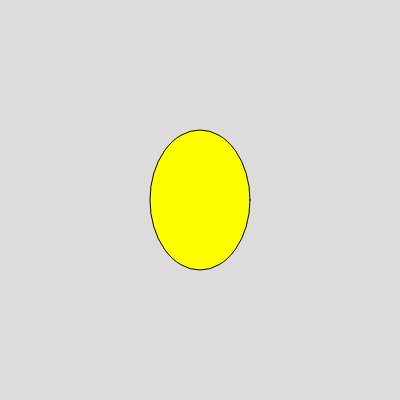
Frame 1 (no input)
Frame 60 (no input): identical to frame 1, image omitted
Frame 120 (the mouse pressed at the canvas centre since frame 60): identical to frame 1, image omitted

The p5.js sketch that drew this single still picture (run headless with seeded random() and noise() and a simulated clock; from frame 60 on, the mouse is pressed at the canvas centre):

// p5.js sketch
// ── sketch.js
let tweety;

function setup() {
  createCanvas(400, 400);
  tweety = new Boid(200, 200);
  console.log('Tweety:', tweety);
}

function draw() {
  background(220);
  tweety.draw();
}

// ── boid.js
class Boid {
    constructor(x, y) {
        this.x = x;
        this.y = y;
        this.w = 100;
        this.h = 140;
    }

    draw() {
        fill('yellow');
        stroke('black');
        ellipse(this.x, this.y, this.w, this.h);
    }
}
